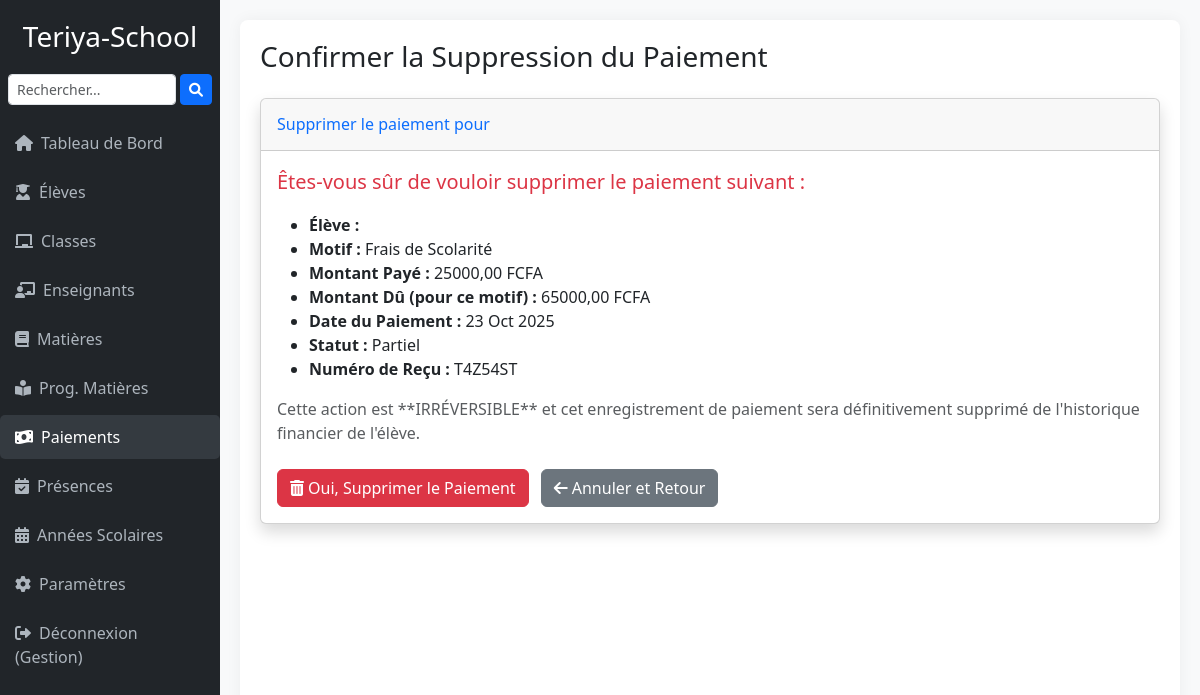
/paiements/supprimer/4/ (signed in), run on the app's committed database.
### dashboard/models.py (models this page shows, shortened)
class Profile(models.Model):
    user = models.OneToOneField(User, on_delete=models.CASCADE)
    ecole = models.ForeignKey("EcoleSettings", on_delete=models.CASCADE, null=True, blank=True)

class EcoleSettings(models.Model):
    ministere = models.CharField(
        max_length=255,
        blank=True,
        null=True,
        verbose_name="Ministère de Tutelle",
        help_text="Exemple : Ministère de l’Éducation Nationale"
    )
    academie = models.CharField(
        max_length=255,
        blank=True,
        null=True,
        verbose_name="Académie / Inspection",
        help_text="Exemple : Académie de Bamako Rive Droite"
    )
    commune = models.CharField(
        max_length=255,
        blank=True,
        null=True,
        verbose_name="Commune",
        help_text="Exemple : Commune IV du District de Bamako"
    )
    nom_etablissement = models.CharField(
        max_length=255,
        verbose_name="Nom de l'Établissement"
    )
    adresse_etablissement = models.CharField(
        max_length=255,
        blank=True,
        null=True,
        verbose_name="Adresse"
    )
    telephone = models.CharField(
        max_length=50,
        blank=True,
        null=True,
        verbose_name="Téléphone de l'Établissement"
    )
    email_contact = models.EmailField(
        blank=True,
        null=True,
        verbose_name="Email de Contact"
    )
    site_web = models.URLField(
        blank=True,
        null=True,
        verbose_name="Site Web"
    )
    code_etablissement = models.CharField(
        max_length=50,
        blank=True,
        null=True,
        unique=True,  # ✅ Chaque école doit avoir un code unique
        verbose_name="Code de l'Établissement",
        help_text="Code attribué par le ministère ou la direction académique"
    )
    logo = models.ImageField(
        upload_to='settings/assets/',
        blank=True,
        null=True,
        verbose_name="Logo de l'École"
    )
    cachet_admin = models.ImageField(
        upload_to='settings/assets/',
        blank=True,
        null=True,
        verbose_name="Cachet (Sceau) de l'Administration"
    )
    signature_directeur = models.ImageField(
        upload_to='settings/assets/',
        blank=True,
        null=True,
        verbose_name="Signature du Directeur/Responsable"
    )
    titre_signataire = models.CharField(
        max_length=100,
        default='Le Directeur',
        verbose_name="Titre du Signataire"
    )
    nom_signataire = models.CharField(
        max_length=255,
        blank=True,
        null=True,
        verbose_name="Nom du Signataire",
        help_text="Nom du directeur ou responsable signataire"
    )
    date_mise_a_jour = models.DateTimeField(
        auto_now=True,
        verbose_name="Dernière mise à jour"
    )
    class Meta:
        verbose_name = "École"
        verbose_name_plural = "Écoles"
        ordering = ['nom_etablissement']
    date_fin_essai = models.DateTimeField(
        blank=True,
        null=True,
        verbose_name="Fin de la période d'essai gratuite"
    )
    est_active = models.BooleanField(
        default=True,
        verbose_name="École active",
        help_text="Indique si l'école peut utiliser le système"
    )
    def periode_essai_expiree(self):
        return self.date_fin_essai and timezone.now() > self.date_fin_essai

class Paiement(models.Model):
    ecole = models.ForeignKey(
        'EcoleSettings',
        on_delete=models.CASCADE,
        verbose_name="École",
        default=1)
    STATUT_PAIEMENT_CHOICES = [('Payé', 'Payé'), ('Impayé', 'Impayé'), ('Partiel', 'Partiel')]
    MOTIF_PAIEMENT_CHOICES = [
        ('Frais de Scolarité', 'Frais de Scolarité'), ('Frais d\'Inscription', 'Frais d\'Inscription'),
        ('Cotisation APEM', 'Cotisation APEM'), ('Tenue Scolaire', 'Tenue Scolaire'),
        ('Repas Scolaire', 'Repas Scolaire'), ('Autres', 'Autres'),
    ]
    MODE_PAIEMENT_CHOICES = [
        ('Espèces', 'Espèces'), ('Chèque', 'Chèque'),
        ('Virement Bancaire', 'Virement Bancaire'), ('Mobile Money', 'Mobile Money'),
    ]
    etudiant = models.ForeignKey(Etudiant, on_delete=models.CASCADE, related_name='paiements')
    montant = models.DecimalField(max_digits=10, decimal_places=2, verbose_name="Montant Payé (FCFA)")
    montant_du = models.DecimalField(max_digits=10, decimal_places=2, verbose_name="Montant Total Dû", blank=True, null=True)
    date_paiement = models.DateField(default=timezone.now, verbose_name="Date du Paiement")
    motif_paiement = models.CharField(max_length=100, choices=MOTIF_PAIEMENT_CHOICES, verbose_name="Motif du Paiement")
    statut = models.CharField(max_length=20, choices=STATUT_PAIEMENT_CHOICES, default='Payé', verbose_name="Statut du Paiement")
    mode_paiement = models.CharField(max_length=50, choices=MODE_PAIEMENT_CHOICES, verbose_name="Mode de Paiement")
    recu_numero = models.CharField(max_length=50, unique=True, blank=True, null=True, verbose_name="Numéro de Reçu")
    annee_scolaire = models.ForeignKey(AnneeScolaire, on_delete=models.CASCADE, verbose_name="Année Scolaire Concernée")
    enregistre_par = models.ForeignKey(User, on_delete=models.SET_NULL, null=True, blank=True, verbose_name="Enregistré par")
    class Meta:
        verbose_name = "Paiement"
        verbose_name_plural = "Paiements"
        ordering = ['-date_paiement', 'etudiant__nom']

### dashboard/views.py (the view)
# urls.py: path('paiements/supprimer/<int:pk>/', views.supprimer_paiement, name='supprimer_paiement'),
@login_required
def supprimer_paiement(request, pk):
    user_ecole = get_user_ecole(request)
    if not user_ecole:
        messages.error(request, "Vous n'êtes associé à aucune école.")
        return redirect('dashboard_accueil')
    paiement = get_object_or_404(
        Paiement.objects.select_related('etudiant', 'etudiant__classe'),
        pk=pk,
        etudiant__classe__ecole=user_ecole  # 🔥 Filtrage strict
    )
    etudiant_id = paiement.etudiant.pk
    if not request.user.is_superuser and paiement.etudiant.classe.ecole != user_ecole:
        messages.error(request, "Vous n'êtes pas autorisé à supprimer ce paiement.")
        return redirect('dashboard_accueil')
    if request.method == 'POST':
        paiement.delete()
        messages.success(request, "Paiement supprimé avec succès.")
        return redirect('detail_etudiant', etudiant_id=etudiant_id)
    return render(
        request,
        'dashboard/etudiants/confirmer_suppression_paiement.html',
        {'paiement': paiement}
    )

### dashboard/views.py (called while the page is built)
def get_user_ecole(request):
    return (
        getattr(getattr(request.user, 'enseignant', None), 'ecole', None)
        or getattr(getattr(request.user, 'etudiant', None), 'ecole', None)
        or getattr(getattr(request.user, 'profile', None), 'ecole', None)
        or (EcoleSettings.objects.first() if request.user.is_superuser else None)
    )

### dashboard/templates/dashboard/etudiants/confirmer_suppression_paiement.html (shortened to what this page needs)
{% extends 'dashboard/base.html' %}
{% load static %}
{% block content %}
    <div class="d-sm-flex align-items-center justify-content-between mb-4">
        <h1 class="h3 mb-0 text-gray-800">Confirmer la Suppression du Paiement</h1>
    </div>
    <div class="card shadow mb-4">
        <div class="card-header py-3">
            <h6 class="m-0 font-weight-bold text-primary">Supprimer le paiement pour {{ etudiant.prenom }} {{ etudiant.nom }}</h6>
        </div>
        <div class="card-body">
            <p class="lead text-danger">
                Êtes-vous sûr de vouloir supprimer le paiement suivant :
            </p>
            <ul>
                <li><strong>Élève :</strong> {{ etudiant.prenom }} {{ etudiant.nom }}</li>
                <li><strong>Motif :</strong> {{ paiement.motif_paiement|default:"N/A" }}</li>
                <li><strong>Montant Payé :</strong> {{ paiement.montant|floatformat:2|default:"N/A" }} FCFA</li>
                <li><strong>Montant Dû (pour ce motif) :</strong> {{ paiement.montant_du|floatformat:2|default:"N/A" }} FCFA</li>
                <li><strong>Date du Paiement :</strong> {{ paiement.date_paiement|date:"d M Y" }}</li>
                <li><strong>Statut :</strong> {{ paiement.statut|default:"N/A" }}</li>
                <li><strong>Numéro de Reçu :</strong> {{ paiement.recu_numero|default:"N/A" }}</li>
            </ul>
            <p class="text-muted">
                Cette action est **IRRÉVERSIBLE** et cet enregistrement de paiement sera définitivement supprimé de l'historique financier de l'élève.
            </p>
            <form method="post" action="{% url 'supprimer_paiement' paiement.pk %}" class="mt-4">
                <button type="submit" class="btn btn-danger me-2"><i class="fas fa-trash-alt me-1"></i>Oui, Supprimer le Paiement</button>
                <a href="{% url 'detail_etudiant' etudiant.pk %}" class="btn btn-secondary"><i class="fas fa-arrow-left me-1"></i>Annuler et Retour</a>
            </form>
        </div>
    </div>
{% endblock %}

### dashboard/templates/dashboard/base.html (shortened to what this page needs)
<!DOCTYPE html>
<html lang="fr">
<head>
    <link href="https://cdn.jsdelivr.net/npm/bootstrap@5.3.0/dist/css/bootstrap.min.css" rel="stylesheet">
    <link rel="stylesheet" href="https://cdnjs.cloudflare.com/ajax/libs/font-awesome/6.0.0-beta3/css/all.min.css">
</head>
<body>
<div class="wrapper">
    <div class="sidebar">
        <h3>
            {% if request.user.profile.ecole %}
                {{ request.user.profile.ecole.nom_etablissement }}
            {% else %}
                Gestion Multi-École
            {% endif %}
        </h3>
    <form method="get" action="{% url 'recherche_etudiants_globale' %}" class="d-flex mb-3 px-2">
        <input type="text" name="q" class="form-control form-control-sm me-1" placeholder="Rechercher..." required>
        <button type="submit" class="btn btn-sm btn-primary"><i class="fas fa-search"></i></button>
    </form>
        <ul class="nav flex-column">
            <li class="nav-item">
                <a class="nav-link {% if request.resolver_match.url_name == 'dashboard_accueil' %}active{% endif %}" href="{% url 'dashboard_accueil' %}">
                    <i class="fas fa-home me-2"></i>Tableau de Bord
                </a>
            </li>
            <li class="nav-item">
                <a class="nav-link {% if 'etudiant' in request.resolver_match.url_name %}active{% endif %}" href="{% url 'liste_etudiants' %}">
                    <i class="fas fa-user-graduate me-2"></i>Élèves
                </a>
            </li>
            <li class="nav-item">
                <a class="nav-link {% if 'classe' in request.resolver_match.url_name %}active{% endif %}" href="{% url 'liste_classes' %}">
                    <i class="fas fa-chalkboard me-2"></i>Classes
                </a>
            </li>
            <li class="nav-item">
                <a class="nav-link {% if 'enseignant' in request.resolver_match.url_name %}active{% endif %}" href="{% url 'liste_enseignants' %}">
                    <i class="fas fa-chalkboard-teacher me-2"></i>Enseignants
                </a>
            </li>
            <li class="nav-item">
                <a class="nav-link {% if 'matiere' in request.resolver_match.url_name %}active{% endif %}" href="{% url 'liste_matieres' %}">
                    <i class="fas fa-book me-2"></i>Matières
                </a>
            </li>
            <li class="nav-item">
                <a class="nav-link {% if 'programme_matiere' in request.resolver_match.url_name %}active{% endif %}" href="{% url 'liste_programmes_matiere' %}">
                    <i class="fas fa-book-reader me-2"></i>Prog. Matières
                </a>
            </li>
            <li class="nav-item">
                <a class="nav-link {% if 'paiement' in request.resolver_match.url_name %}active{% endif %}" href="{% url 'liste_paiements_par_classe_etudiant' %}">
                    <i class="fas fa-money-bill-wave me-2"></i>Paiements
                </a>
            </li>
            <li class="nav-item">
                <a class="nav-link {% if 'presence' in request.resolver_match.url_name %}active{% endif %}" href="{% url 'liste_presences' %}">
                    <i class="fas fa-calendar-check me-2"></i>Présences
                </a>
            </li>
            <li class="nav-item">
                <a class="nav-link {% if 'annee_scolaire' in request.resolver_match.url_name %}active{% endif %}" href="{% url 'liste_annees_scolaires' %}">
                    <i class="fas fa-calendar-alt me-2"></i>Années Scolaires
                </a>
            </li>
            <li class="nav-item">
                <a class="nav-link {% if request.resolver_match.url_name == 'ecole_settings' %}active{% endif %}" href="{% url 'ecole_settings' %}">
                    <i class="fas fa-cog me-2"></i>Paramètres
                </a>
            </li>
            {% if user.is_authenticated %}
            <li class="nav-item mt-auto">
                <a class="nav-link" href="{% url 'logout' %}">
                    <i class="fas fa-sign-out-alt me-2"></i>Déconnexion ({{ user.username }})
                </a>
            </li>
            {% endif %}
        </ul>
    </div>
    <div class="main-content">
        <div class="content">
            {% block content %}{% endblock %}
        </div>
    </div>
</div>
</body>
</html>

### dashboard/templates/dashboard/base.html (style rules this page uses)
html, body { height: 100%; margin: 0; padding: 0; overflow: hidden; font-family: 'Segoe UI', Tahoma, Geneva, Verdana, sans-serif; background-color: #f8f9fa; }
.wrapper { display: flex; height: 100%; }
.sidebar { background-color: #212529; color: white; width: 220px; padding-top: 20px; flex-shrink: 0; display: flex; flex-direction: column; overflow-y: auto; }
.sidebar h3 { color: #fff; text-align: center; margin-bottom: 20px; }
.sidebar .nav-link { color: #adb5bd; padding: 10px 15px; margin-bottom: 5px; border-radius: 5px; }
.sidebar .nav-link:hover, .sidebar .nav-link.active { background-color: #343a40; color: white; }
.main-content { flex: 1; display: flex; flex-direction: column; padding: 20px; overflow: hidden; }
.content { flex: 1; background-color: #fff; border-radius: 8px; padding: 20px; box-shadow: 0 0 15px rgba(0,0,0,0.05); overflow-y: auto; }

### data on the page
Paiement: motif_paiement "Frais de Scolarité", montant "25000,00", montant_du "65000,00", date_paiement "23 Oct 2025", statut "Partiel", recu_numero "T4Z54ST"

### other printed values
{{ request.user.profile.ecole.nom_etablissement }} "Teriya-School"
{{ user.username }} "Gestion"
